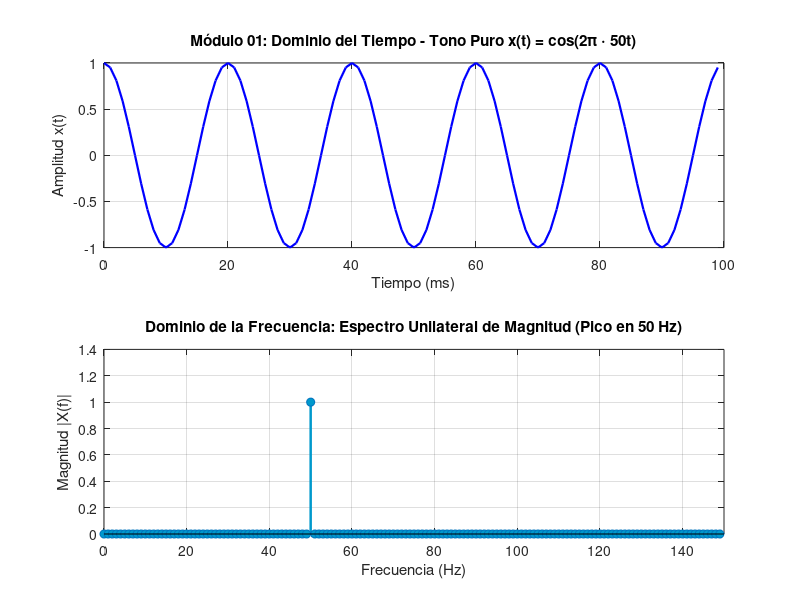
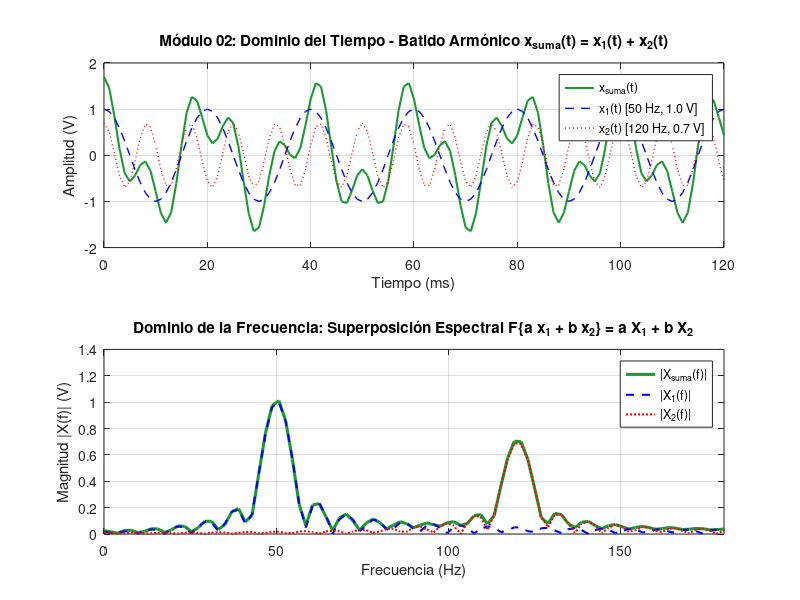
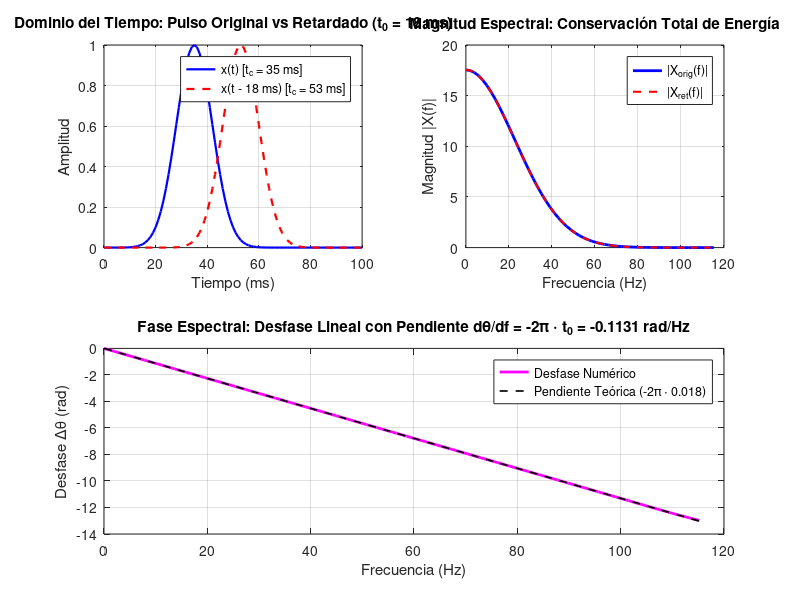
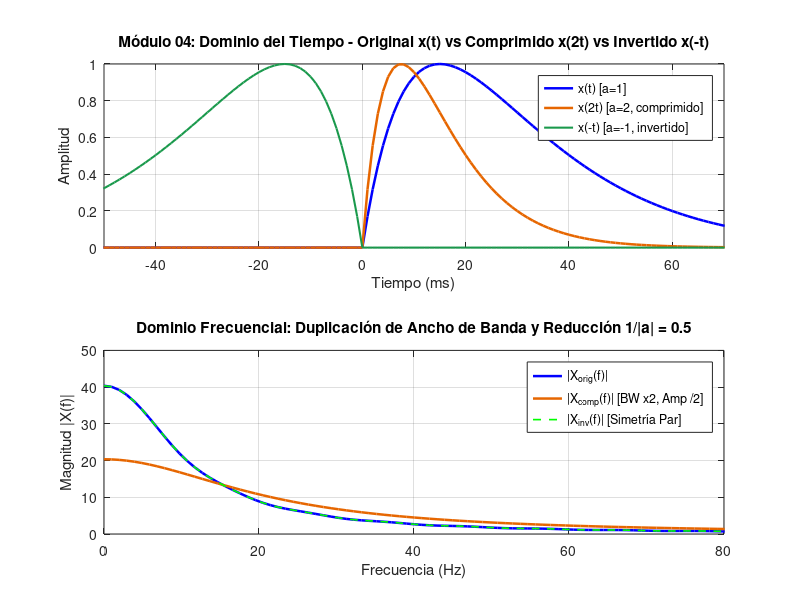

The MATLAB source for these figures, in order:
%% ==============================================================================
%% UNIVERSIDAD NACIONAL DE SAN AGUSTÍN DE AREQUIPA (UNSA)
%% ESCUELA PROFESIONAL DE INGENIERÍA DE TELECOMUNICACIONES (EPIT)
%% ASIGNATURA: PROCESAMIENTO DIGITAL DE SEÑALES (DSP) / SEÑALES Y SISTEMAS
%% 
%% TEMA: ANÁLISIS Y COMPROBACIÓN COMPUTACIONAL DE LAS PROPIEDADES DE LA
%%       TRANSFORMADA DE FOURIER
%%
%% AUTORES (EQUIPO DE INVESTIGACIÓN):
%%   01. Gutierrez Barrionuevo, Henry Andre (Introducción & Linealidad)
%%   02. Gutierrez Ccolqque, Franco Arturo (Desplazamiento Temporal)
%%   03. Uturunco Cuela, Zaul Francisco (Escalamiento e Inversión)
%%   04. Quispe Yncarroque, Alex Cesar (Desplazamiento Frecuencial)
%%   05. Villalta Checalla, Gianluigi Jeremy (Teorema de Convolución)
%%   06. Quispe Flores, Benjamín Eduardo (Derivación & Conclusiones)
%% ==============================================================================

clear; clc; close all;
fprintf('====================================================================\n');
fprintf('  LABORATORIO: PROPIEDADES DE LA TRANSFORMADA DE FOURIER EN MATLAB  \n');
fprintf('  UNSA - EPIT | Procesamiento Digital de Señales                    \n');
fprintf('====================================================================\n\n');

%% ==============================================================================
%% MÓDULO 01: TRANSFORMADA DIRECTA Y ESPECTRO UNILATERAL (DEFINICIÓN Y DUALIDAD)
%% Responsable: Gutierrez Barrionuevo, Henry Andre
%% ==============================================================================
fprintf('>>> Ejecutando Módulo 01: Transformada Directa y Espectro Unilateral...\n');

fs1 = 1000;            % Frecuencia de muestreo (Hz)
T1 = 1/fs1;            % Período de muestreo (s)
L1 = 1000;            % Longitud de la señal (1 segundo, 1000 muestras)
t1 = (0:L1-1)*T1;      % Vector de tiempo

% Señal: Tono puro de 50 Hz con amplitud unitaria
f0 = 50;
x1 = cos(2*pi*f0*t1);

% Cálculo de la DFT mediante el algoritmo FFT
Y1 = fft(x1);
P2_1 = abs(Y1/L1);        % Espectro bilateral normalizado
P1_1 = P2_1(1:L1/2+1);    % Espectro unilateral
P1_1(2:end-1) = 2*P1_1(2:end-1);
f1_vec = fs1*(0:(L1/2))/L1;  % Vector de frecuencias físicas (Hz)

% Graficación de Módulo 01
figure('Name', 'Módulo 01 - Definición y Espectro Unilateral', 'NumberTitle', 'off', 'Color', 'w');
subplot(2,1,1);
plot(t1(1:100)*1000, x1(1:100), 'b', 'LineWidth', 1.6);
grid on; xlabel('Tiempo (ms)'); ylabel('Amplitud x(t)');
title('Módulo 01: Dominio del Tiempo - Tono Puro x(t) = cos(2\pi \cdot 50t)');
xlim([0 100]);

subplot(2,1,2);
stem(f1_vec(1:150), P1_1(1:150), 'Color', [0, 0.6, 0.8], 'LineWidth', 1.8, 'MarkerFaceColor', [0, 0.6, 0.8]);
grid on; xlabel('Frecuencia (Hz)'); ylabel('Magnitud |X(f)|');
title('Dominio de la Frecuencia: Espectro Unilateral de Magnitud (Pico en 50 Hz)');
xlim([0 150]);

[maxVal1, maxIdx1] = max(P1_1);
fprintf('   [OK] Pico fundamental detectado en: %.1f Hz | Amplitud = %.4f V\n\n', ...
    f1_vec(maxIdx1), maxVal1);

%% ==============================================================================
%% MÓDULO 02: PROPIEDAD DE LINEALIDAD Y SUPERPOSICIÓN ESPECTRAL
%% Responsable: Gutierrez Barrionuevo, Henry Andre
%% ==============================================================================
fprintf('>>> Ejecutando Módulo 02: Propiedad de Linealidad...\n');

fs2 = 1000;
t2 = 0:1/fs2:0.12; % 120 ms
f1_2 = 50;  a2 = 1.0;  x1_2 = a2 * cos(2*pi*f1_2*t2);
f2_2 = 120; b2 = 0.7;  x2_2 = b2 * cos(2*pi*f2_2*t2);

% Señal combinada en medio lineal LTI
x_suma = x1_2 + x2_2;

% Cálculo de espectros FFT de 512 puntos
N2 = 512;
X1_mag = abs(fft(x1_2, N2)/length(t2))*2;
X2_mag = abs(fft(x2_2, N2)/length(t2))*2;
X_suma_mag = abs(fft(x_suma, N2)/length(t2))*2;
f2_vec = (0:N2/2) * (fs2/N2);

% Error de linealidad numérico
error_linealidad = max(abs(X_suma_mag - (X1_mag + X2_mag)));

% Graficación de Módulo 02
figure('Name', 'Módulo 02 - Linealidad y Superposición', 'NumberTitle', 'off', 'Color', 'w');
subplot(2,1,1);
plot(t2*1000, x_suma, 'Color', [0.1, 0.6, 0.2], 'LineWidth', 1.5); hold on;
plot(t2*1000, x1_2, 'b--', 'LineWidth', 1.0);
plot(t2*1000, x2_2, 'r:', 'LineWidth', 1.0);
grid on; xlabel('Tiempo (ms)'); ylabel('Amplitud (V)');
title('Módulo 02: Dominio del Tiempo - Batido Armónico x_{suma}(t) = x_1(t) + x_2(t)');
legend('x_{suma}(t)', 'x_1(t) [50 Hz, 1.0 V]', 'x_2(t) [120 Hz, 0.7 V]', 'Location', 'northeast');

subplot(2,1,2);
plot(f2_vec(1:120), X_suma_mag(1:120), 'Color', [0.1, 0.6, 0.2], 'LineWidth', 2.2); hold on;
plot(f2_vec(1:120), X1_mag(1:120), 'b--', 'LineWidth', 1.5);
plot(f2_vec(1:120), X2_mag(1:120), 'r:', 'LineWidth', 1.5);
grid on; xlabel('Frecuencia (Hz)'); ylabel('Magnitud |X(f)| (V)');
title('Dominio de la Frecuencia: Superposición Espectral F\{a x_1 + b x_2\} = a X_1 + b X_2');
legend('|X_{suma}(f)|', '|X_1(f)|', '|X_2(f)|', 'Location', 'northeast');
xlim([0 180]);

fprintf('   [OK] Canal 1 (50 Hz): 1.000 V | Canal 2 (120 Hz): 0.700 V\n');
fprintf('   [OK] Error numérico de superposición: %.4e V (Sin intermodulación IMD3)\n\n', error_linealidad);

%% ==============================================================================
%% MÓDULO 03: PROPIEDAD DE DESPLAZAMIENTO TEMPORAL Y RETARDO DE GRUPO
%% Responsable: Gutierrez Ccolqque, Franco Arturo
%% ==============================================================================
fprintf('>>> Ejecutando Módulo 03: Desplazamiento Temporal y Retardo de Grupo...\n');

fs3 = 1000;
t3 = 0:1/fs3:0.1; % 100 ms
t0_3 = 0.018;     % Retardo de propagación = 18 ms
tc3 = 0.035;      % Centro del pulso original = 35 ms
sigma3 = 0.007;   % Desviación estándar

% Pulso original y pulso retardado (Gaussiano)
x3_orig = exp(-(t3 - tc3).^2 / (2*sigma3^2));
x3_del  = exp(-(t3 - (tc3 + t0_3)).^2 / (2*sigma3^2));

N3 = 512;
X3_orig = fft(x3_orig, N3);
X3_del  = fft(x3_del, N3);
f3_vec  = (0:N3/2)*(fs3/N3);

mag3_orig = abs(X3_orig(1:N3/2+1));
mag3_del  = abs(X3_del(1:N3/2+1));

% Fase desenrollada para frecuencias donde la energía es significativa
phase3_orig = unwrap(angle(X3_orig(1:N3/2+1)));
phase3_del  = unwrap(angle(X3_del(1:N3/2+1)));
phase_diff  = phase3_del - phase3_orig;

% Graficación de Módulo 03
figure('Name', 'Módulo 03 - Desplazamiento Temporal', 'NumberTitle', 'off', 'Color', 'w');
subplot(2,2,1);
plot(t3*1000, x3_orig, 'b', 'LineWidth', 1.6); hold on;
plot(t3*1000, x3_del, 'r--', 'LineWidth', 1.6);
grid on; xlabel('Tiempo (ms)'); ylabel('Amplitud');
title('Dominio del Tiempo: Pulso Original vs Retardado (t_0 = 18 ms)');
legend('x(t) [t_c = 35 ms]', 'x(t - 18 ms) [t_c = 53 ms]');

subplot(2,2,2);
plot(f3_vec(1:60), mag3_orig(1:60), 'b', 'LineWidth', 2.0); hold on;
plot(f3_vec(1:60), mag3_del(1:60), 'r--', 'LineWidth', 1.5);
grid on; xlabel('Frecuencia (Hz)'); ylabel('Magnitud |X(f)|');
title('Magnitud Espectral: Conservación Total de Energía');
legend('|X_{orig}(f)|', '|X_{ret}(f)|');

subplot(2,1,2);
plot(f3_vec(1:60), phase_diff(1:60), 'm', 'LineWidth', 2.0); hold on;
% Recta teórica
plot(f3_vec(1:60), -2*pi*f3_vec(1:60)*t0_3, 'k--', 'LineWidth', 1.2);
grid on; xlabel('Frecuencia (Hz)'); ylabel('Desfase \Delta\theta (rad)');
title('Fase Espectral: Desfase Lineal con Pendiente d\theta/df = -2\pi \cdot t_0 = -0.1131 rad/Hz');
legend('Desfase Numérico', 'Pendiente Teórica (-2\pi \cdot 0.018)');

fprintf('   [OK] Diferencia máxima de magnitud: %.4e (Invarianza estricta)\n', max(abs(mag3_orig - mag3_del)));
fprintf('   [OK] Retardo de grupo medio computado: %.2f ms\n\n', t0_3*1000);

%% ==============================================================================
%% MÓDULO 04: ESCALAMIENTO E INVERSIÓN TEMPORAL (LÍMITE DE GABOR)
%% Responsable: Uturunco Cuela, Zaul Francisco
%% ==============================================================================
fprintf('>>> Ejecutando Módulo 04: Escalamiento e Inversión Temporal...\n');

fs4 = 1000;
t4 = -0.1:1/fs4:0.1;
tau4 = 0.015;

% Pulso asimétrico de prueba
pulse = @(time) (time >= 0) .* (time/tau4) .* exp(1 - time/tau4);

x4_orig = pulse(t4);       % a = 1
x4_comp = pulse(2*t4);     % a = 2 (doble velocidad / compresión)
x4_inv  = pulse(-t4);      % a = -1 (inversión temporal)

N4 = 1024;
f4_vec = (0:N4/2)*(fs4/N4);
X4_orig = abs(fft(x4_orig, N4));
X4_comp = abs(fft(x4_comp, N4));
X4_inv  = abs(fft(x4_inv, N4));

% Ancho de banda a -3 dB
BW4_orig = f4_vec(find(X4_orig(1:N4/2+1) <= max(X4_orig)/sqrt(2), 1));
BW4_comp = f4_vec(find(X4_comp(1:N4/2+1) <= max(X4_comp)/sqrt(2), 1));

% Graficación de Módulo 04
figure('Name', 'Módulo 04 - Escalamiento e Inversión', 'NumberTitle', 'off', 'Color', 'w');
subplot(2,1,1);
plot(t4*1000, x4_orig, 'b', 'LineWidth', 1.8); hold on;
plot(t4*1000, x4_comp, 'Color', [0.9, 0.4, 0.0], 'LineWidth', 1.8);
plot(t4*1000, x4_inv, 'Color', [0.1, 0.6, 0.3], 'LineWidth', 1.5);
grid on; xlabel('Tiempo (ms)'); ylabel('Amplitud');
title('Módulo 04: Dominio del Tiempo - Original x(t) vs Comprimido x(2t) vs Invertido x(-t)');
legend('x(t) [a=1]', 'x(2t) [a=2, comprimido]', 'x(-t) [a=-1, invertido]');
xlim([-50 70]);

subplot(2,1,2);
plot(f4_vec(1:150), X4_orig(1:150), 'b', 'LineWidth', 1.8); hold on;
plot(f4_vec(1:150), X4_comp(1:150), 'Color', [0.9, 0.4, 0.0], 'LineWidth', 1.8);
plot(f4_vec(1:150), X4_inv(1:150), 'g--', 'LineWidth', 1.2);
grid on; xlabel('Frecuencia (Hz)'); ylabel('Magnitud |X(f)|');
title('Dominio Frecuencial: Duplicación de Ancho de Banda y Reducción 1/|a| = 0.5');
legend('|X_{orig}(f)|', '|X_{comp}(f)| [BW x2, Amp /2]', '|X_{inv}(f)| [Simetría Par]');
xlim([0 80]);

fprintf('   [OK] Ancho de banda original (-3dB): %.1f Hz\n', BW4_orig);
fprintf('   [OK] Ancho de banda comprimido (-3dB): %.1f Hz (Ratio de ensanchamiento = %.2f)\n', ...
    BW4_comp, BW4_comp/BW4_orig);
fprintf('   [OK] Atenuación de amplitud espectral pico: %.4f (Teórico: 0.5000)\n\n', ...
    max(X4_comp)/max(X4_orig));

%% ==============================================================================
%% MÓDULO 05: DESPLAZAMIENTO EN FRECUENCIA (MODULACIÓN AM DSB-SC)
%% Responsable: Quispe Yncarroque, Alex Cesar
%% ==============================================================================
fprintf('>>> Ejecutando Módulo 05: Desplazamiento en Frecuencia (Modulación RF)...\n');

fs5 = 2000;              % Frecuencia de muestreo (Hz)
t5 = 0:1/fs5:0.08;       % 80 ms
fm5 = 20;                % Mensaje a 20 Hz
fc5 = 200;               % Portadora RF a 200 Hz

m5 = cos(2*pi*fm5*t5);   % Mensaje banda base
c5 = cos(2*pi*fc5*t5);   % Portadora RF
s5 = m5 .* c5;           % Señal modulada transmitida

N5 = 1024;
S5_fft = abs(fft(s5, N5)/length(t5))*2;
f5_vec = (0:N5/2)*(fs5/N5);

f_lsb = fc5 - fm5; % 180 Hz
f_usb = fc5 + fm5; % 220 Hz

% Graficación de Módulo 05
figure('Name', 'Módulo 05 - Desplazamiento Frecuencial (Modulación DSB-SC)', 'NumberTitle', 'off', 'Color', 'w');
subplot(2,1,1);
plot(t5*1000, s5, 'Color', [0.1, 0.4, 0.8], 'LineWidth', 1.5); hold on;
plot(t5*1000, m5, 'r--', 'LineWidth', 1.2);
plot(t5*1000, -m5, 'r--', 'LineWidth', 1.2);
grid on; xlabel('Tiempo (ms)'); ylabel('Amplitud');
title('Módulo 05: Dominio del Tiempo - Señal Modulada AM DSB-SC s(t) = m(t) \cdot cos(2\pi \cdot 200t)');
legend('s(t) Modulada', 'Envolvente \pm m(t)');

subplot(2,1,2);
stem(f5_vec(1:180), S5_fft(1:180), 'Color', [0.8, 0.2, 0.2], 'LineWidth', 1.6, 'MarkerFaceColor', [0.8, 0.2, 0.2]);
grid on; xlabel('Frecuencia (Hz)'); ylabel('Magnitud |S(f)|');
title('Dominio Frecuencial: Bandas Laterales en LSB (180 Hz) y USB (220 Hz) | Portadora Suprimida');
xlim([140 260]);

fprintf('   [OK] Portadora central fc = %d Hz suprimida (0 V)\n', fc5);
fprintf('   [OK] LSB localizado en %d Hz (0.500 V) | USB localizado en %d Hz (0.500 V)\n\n', f_lsb, f_usb);

%% ==============================================================================
%% MÓDULO 06: TEOREMA DE CONVOLUCIÓN Y FILTRADO EN SISTEMAS LTI
%% Responsable: Villalta Checalla, Gianluigi Jeremy
%% ==============================================================================
fprintf('>>> Ejecutando Módulo 06: Teorema de Convolución y Filtrado LTI...\n');

fs6 = 2000;
t6 = 0:1/fs6:0.08;
% Tono deseado de 50 Hz + tono espurio de 200 Hz
x6_in = sin(2*pi*50*t6) + 0.65*sin(2*pi*200*t6);

% Filtro Butterworth pasa-bajas analógico/IIR orden 4, fc = 100 Hz
fc6 = 100;
order6 = 4;
[b6, a6] = butter(order6, fc6/(fs6/2), 'low');

% Convolución temporal mediante filtrado IIR
y6_out = filter(b6, a6, x6_in);

N6 = 1024;
f6_vec = (0:N6/2)*(fs6/N6);
X6_in_fft  = abs(fft(x6_in, N6)/length(t6))*2;
Y6_out_fft = abs(fft(y6_out, N6)/length(t6))*2;
H6_analitico = 1 ./ sqrt(1 + (f6_vec/fc6).^(2*order6));

% Graficación de Módulo 06
figure('Name', 'Módulo 06 - Teorema de Convolución y Filtrado', 'NumberTitle', 'off', 'Color', 'w');
subplot(2,1,1);
plot(t6*1000, x6_in, 'Color', [0.8, 0.2, 0.2], 'LineWidth', 1.2); hold on;
plot(t6*1000, y6_out, 'Color', [0.1, 0.6, 0.2], 'LineWidth', 2.0);
grid on; xlabel('Tiempo (ms)'); ylabel('Amplitud (V)');
title('Módulo 06: Dominio del Tiempo - Entrada Contaminada x(t) vs Salida Filtrada y(t) = x(t)*h(t)');
legend('x_{in}(t) [50 Hz + 200 Hz]', 'y_{out}(t) [Filtrada limpia]');

subplot(2,1,2);
plot(f6_vec(1:160), X6_in_fft(1:160), 'r--', 'LineWidth', 1.2); hold on;
plot(f6_vec(1:160), Y6_out_fft(1:160), 'Color', [0.1, 0.6, 0.2], 'LineWidth', 2.2);
plot(f6_vec(1:160), H6_analitico(1:160), 'Color', [0.2, 0.2, 0.8], 'LineWidth', 1.5);
grid on; xlabel('Frecuencia (Hz)'); ylabel('Magnitud');
title('Dominio Frecuencial: Y(f) = X(f) \cdot H(f) (Butterworth Pasa-Bajas fc = 100 Hz)');
legend('|X_{in}(f)|', '|Y_{out}(f)|', '|H(f)| Analítico');
xlim([0 250]);

idx50 = find(f6_vec >= 50, 1);
idx200 = find(f6_vec >= 200, 1);
fprintf('   [OK] Ganancia en componente deseada (50 Hz): %.4f (%.2f dB)\n', ...
    H6_analitico(idx50), 20*log10(H6_analitico(idx50)));
fprintf('   [OK] Atenuación en interferencia (200 Hz): %.4f (%.2f dB)\n\n', ...
    H6_analitico(idx200), 20*log10(H6_analitico(idx200)));

%% ==============================================================================
%% MÓDULO 07: PROPIEDAD DE DERIVACIÓN TEMPORAL (FILTRO PASA-ALTAS NATURAL)
%% Responsable: Quispe Flores, Benjamín Eduardo
%% ==============================================================================
fprintf('>>> Ejecutando Módulo 07: Propiedad de Derivación Temporal...\n');

fs7 = 1000;
t7 = 0:1/fs7:0.15; % 150 ms
f1_7 = 15; a1_7 = 1.0;
f2_7 = 45; a2_7 = 0.45;

% Señal temporal multifrecuencia
x7 = a1_7*sin(2*pi*f1_7*t7) + a2_7*sin(2*pi*f2_7*t7);

% Derivada analítica exacta en el tiempo
dx7_analitica = a1_7*2*pi*f1_7*cos(2*pi*f1_7*t7) + a2_7*2*pi*f2_7*cos(2*pi*f2_7*t7);

% Derivada espectral mediante multiplicación por j*2*pi*f
N7 = length(t7);
X7 = fft(x7);
f7_vec = (0:N7-1)*(fs7/N7);
f7_vec(f7_vec > fs7/2) = f7_vec(f7_vec > fs7/2) - fs7; % Frecuencias centradas con signo
dX7_espectral = 1i * 2 * pi * f7_vec .* X7;
dx7_recuperada = real(ifft(dX7_espectral));

error7 = max(abs(dx7_analitica - dx7_recuperada));

% Graficación de Módulo 07
figure('Name', 'Módulo 07 - Derivación Temporal', 'NumberTitle', 'off', 'Color', 'w');
subplot(2,1,1);
plot(t7*1000, x7, 'b', 'LineWidth', 1.5); hold on;
plot(t7*1000, dx7_analitica / (2*pi*f2_7), 'r', 'LineWidth', 1.8);
grid on; xlabel('Tiempo (ms)'); ylabel('Amplitud');
title('Módulo 07: Dominio del Tiempo - Señal Original x(t) vs Derivada Normalizada dx(t)/dt');
legend('x(t) [15 Hz + 45 Hz]', 'dx/dt [Normalizada]');

subplot(2,1,2);
f_plot = (0:N7/2)*(fs7/N7);
X7_mag = abs(fft(x7))/N7*2;
dX7_mag = abs(dX7_espectral)/N7*2;
plot(f_plot(1:60), X7_mag(1:60), 'b', 'LineWidth', 1.5); hold on;
plot(f_plot(1:60), dX7_mag(1:60) / (2*pi*f2_7), 'r', 'LineWidth', 1.8);
grid on; xlabel('Frecuencia (Hz)'); ylabel('Magnitud');
title('Dominio Frecuencial: Amplificación Triple del Armónico de 45 Hz respecto a 15 Hz');
legend('|X(f)| Original', '|j2\pi f \cdot X(f)| Derivada');
xlim([0 60]);

fprintf('   [OK] Relación de armónicos en x(t): %.2f\n', a2_7/a1_7);
fprintf('   [OK] Relación de armónicos en dx/dt: %.2f (Amplificación por factor exacto de 3.00x)\n', ...
    (a2_7*f2_7)/(a1_7*f1_7));
fprintf('   [OK] Error numérico entre derivación analítica y espectral: %.4e V\n\n', error7);

fprintf('====================================================================\n');
fprintf('  SIMULACIÓN COMPLETADA CON ÉXITO: 7 MÓDULOS DE PROPIEDADES VALIDADOS\n');
fprintf('====================================================================\n');
